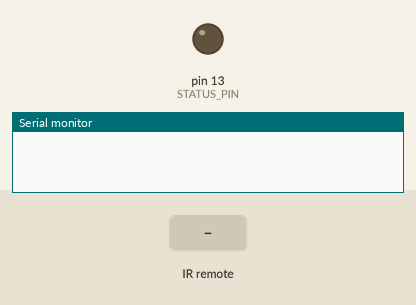
Recording of a sketch running on a simulated Arduino Uno, built with avr-gcc and run on an emulated ATmega328P. On the bench: output pins drawn as LEDs (lit = HIGH), the last lines printed to the serial monitor. The test bench sets the inputs (shaded band).

Above: at 1.2 s.
1.3 s: infrared code 0x5815B090 received
At 1.9 s:
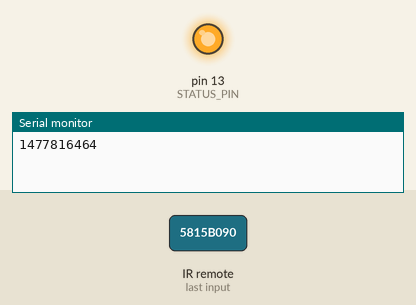
2.8 s: infrared code 0x165412B7 received
At 4.2 s:
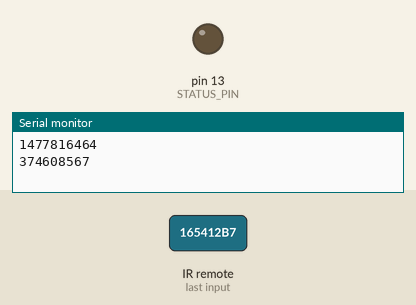
Timing chart, 0 to 5.8 s (numbered marks = the images above; inputs shaded):
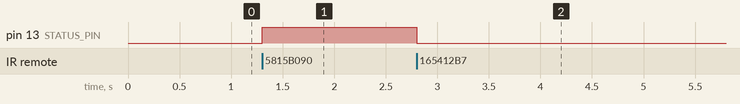

Measured:
- after the input at 1.3 s, pin 13 (STATUS_PIN): LOW → HIGH at once
- after the input at 2.8 s, pin 13 (STATUS_PIN): HIGH → LOW at once

The sketch:

_14_v3.ino
```cpp
// https://github.com/z3t0/Arduino-IRremote
#include <IRremote.h>     // Importamos la librería a usar
#include <IRremoteInt.h>  // Importamos la librería a usar

int RECV_PIN = 7;
int STATUS_PIN = 13;

// la librería nos pide incluir esta lineas
IRrecv irrecv(RECV_PIN);
decode_results results;

void setup() {
  pinMode(STATUS_PIN, OUTPUT);
  Serial.begin(9600);
  irrecv.enableIRIn();
}

void loop() {
  if (irrecv.decode(&results))    {
    Serial.println(results.value);
    // Mostrando los valores que devuelve `results.value` podemos ver el código del botón que presionamos.
    if (results.value == 1477816464) { // cuando es el botón con código 1477816464
      digitalWrite(STATUS_PIN, HIGH);
    }
    if (results.value ==  374608567) { // cuando es el botón con código 374608567

      digitalWrite(STATUS_PIN, LOW);
    }
    irrecv.resume();
  }
}
```
